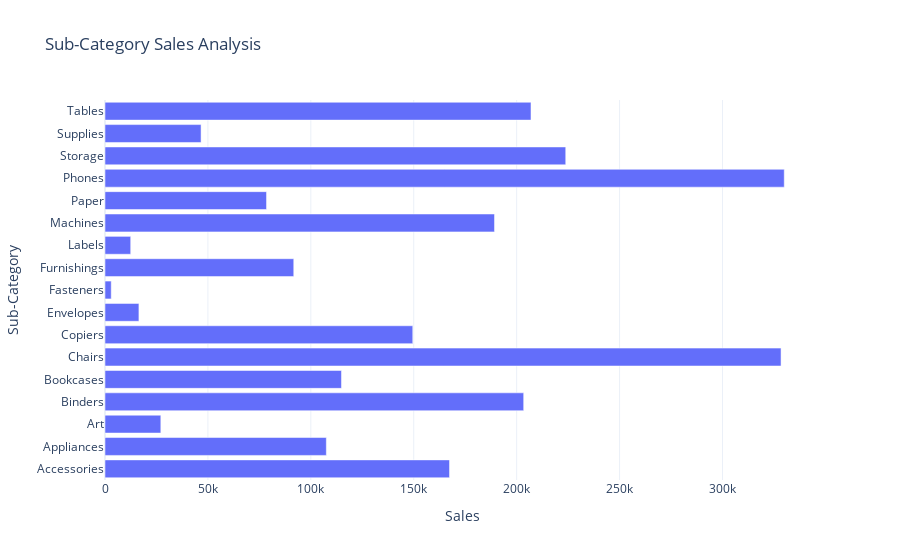

This figure's notebook cell:
### Code cell
fig=px.bar(sales_by_sub_category,
           x="Sales",
           y="Sub-Category",
           title="Sub-Category Sales Analysis")
fig.show()

### Figure 1 — Plotly figure (JSON) as saved in the notebook; plotly's stock layout.template omitted (floating-point values rounded to 4 significant figures)
{"data": [{"alignmentgroup": "True", "hovertemplate": "Sales=%{x}<br>Sub-Category=%{y}<extra></extra>", "legendgroup": "", "marker": {"color": "#636efa", "pattern": {"shape": ""}}, "name": "", "offsetgroup": "", "orientation": "h", "showlegend": false, "textposition": "auto", "type": "bar", "x": [167400.0, 107500.0, 27120.0, 203400.0, 114900.0, 328400.0, 149500.0, 16480.0, 3024.0, 91710.0, 12490.0, 189200.0, 78480.0, 330000.0, 223800.0, 46670.0, 207000.0], "xaxis": "x", "y": ["Accessories", "Appliances", "Art", "Binders", "Bookcases", "Chairs", "Copiers", "Envelopes", "Fasteners", "Furnishings", "Labels", "Machines", "Paper", "Phones", "Storage", "Supplies", "Tables"], "yaxis": "y"}], "layout": {"autosize": true, "barmode": "relative", "legend": {"tracegroupgap": 0}, "title": {"text": "Sub-Category Sales Analysis"}, "xaxis": {"anchor": "y", "autorange": true, "domain": [0, 1], "range": [0, 347400.0], "title": {"text": "Sales"}, "type": "linear"}, "yaxis": {"anchor": "x", "autorange": true, "domain": [0, 1], "range": [-0.5, 16.5], "title": {"text": "Sub-Category"}, "type": "category"}}}
